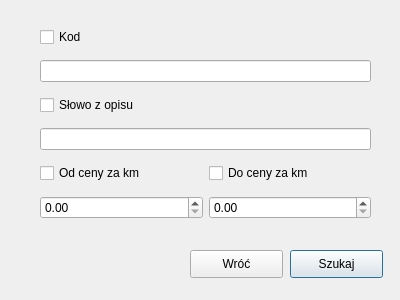
<?xml version="1.0" encoding="UTF-8"?>
<ui version="4.0">
 <class>szukajKodu</class>
 <widget class="QDialog" name="szukajKodu">
  <property name="geometry">
   <rect>
    <x>0</x>
    <y>0</y>
    <width>400</width>
    <height>300</height>
   </rect>
  </property>
  <property name="windowTitle">
   <string>Dialog</string>
  </property>
  <widget class="QPushButton" name="szukajButton">
   <property name="geometry">
    <rect>
     <x>290</x>
     <y>250</y>
     <width>93</width>
     <height>28</height>
    </rect>
   </property>
   <property name="text">
    <string>Szukaj</string>
   </property>
  </widget>
  <widget class="QPushButton" name="wrocButton">
   <property name="geometry">
    <rect>
     <x>190</x>
     <y>250</y>
     <width>93</width>
     <height>28</height>
    </rect>
   </property>
   <property name="text">
    <string>Wróć</string>
   </property>
  </widget>
  <widget class="QWidget" name="gridLayoutWidget">
   <property name="geometry">
    <rect>
     <x>40</x>
     <y>20</y>
     <width>331</width>
     <height>212</height>
    </rect>
   </property>
   <layout class="QGridLayout" name="gridLayout">
    <item row="1" column="0" colspan="2">
     <widget class="QLineEdit" name="kodLE"/>
    </item>
    <item row="5" column="0">
     <widget class="QDoubleSpinBox" name="odCenyDSB"/>
    </item>
    <item row="2" column="0" colspan="2">
     <widget class="QCheckBox" name="nazwaCB">
      <property name="text">
       <string>Słowo z opisu</string>
      </property>
     </widget>
    </item>
    <item row="4" column="0">
     <widget class="QCheckBox" name="odCenyCB">
      <property name="text">
       <string>Od ceny za km</string>
      </property>
     </widget>
    </item>
    <item row="5" column="1">
     <widget class="QDoubleSpinBox" name="doCenyDSB"/>
    </item>
    <item row="4" column="1">
     <widget class="QCheckBox" name="doCenyCB">
      <property name="text">
       <string>Do ceny za km</string>
      </property>
     </widget>
    </item>
    <item row="3" column="0" colspan="2">
     <widget class="QLineEdit" name="nazwaLE"/>
    </item>
    <item row="0" column="0" colspan="2">
     <widget class="QCheckBox" name="kodCB">
      <property name="text">
       <string>Kod</string>
      </property>
     </widget>
    </item>
   </layout>
  </widget>
 </widget>
 <resources/>
 <connections/>
</ui>
